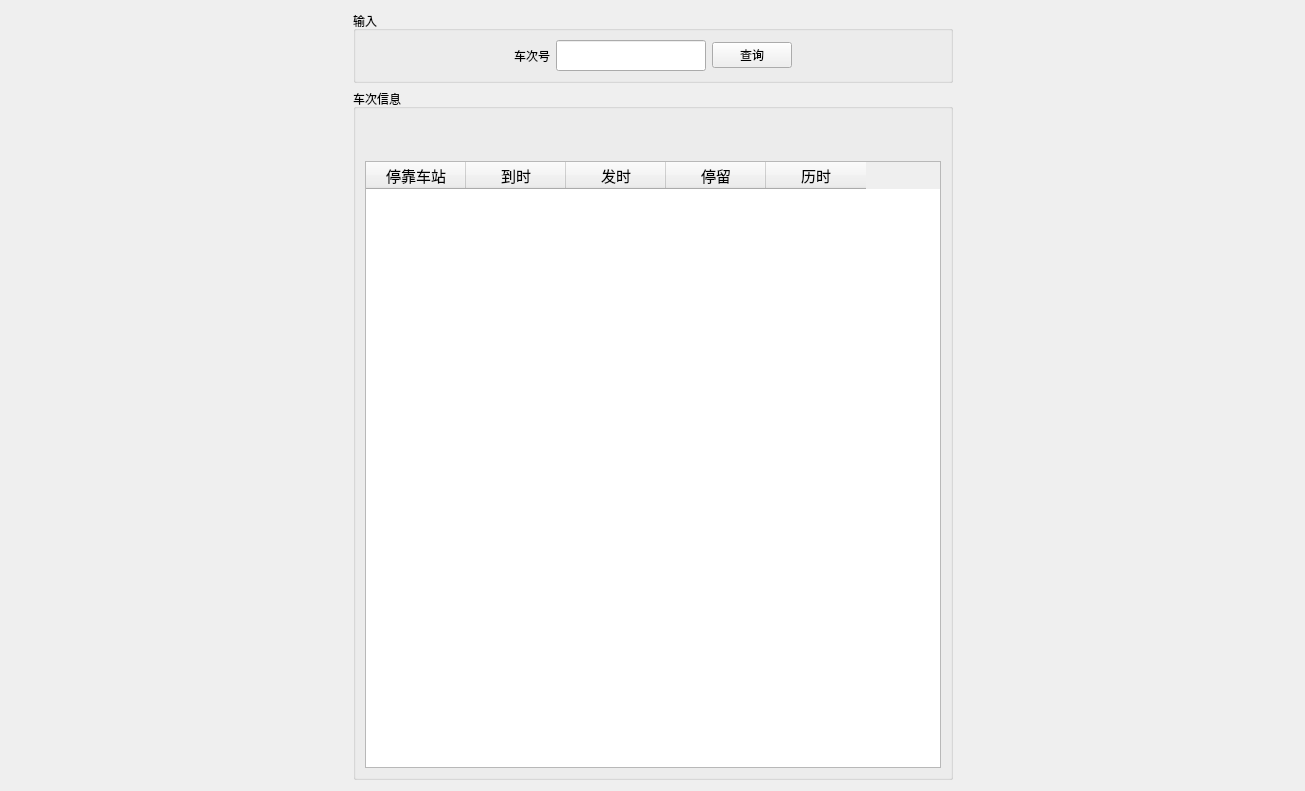
<?xml version="1.0" encoding="UTF-8"?>
<ui version="4.0">
 <class>Train</class>
 <widget class="QWidget" name="Train">
  <property name="geometry">
   <rect>
    <x>0</x>
    <y>0</y>
    <width>1305</width>
    <height>791</height>
   </rect>
  </property>
  <property name="minimumSize">
   <size>
    <width>200</width>
    <height>0</height>
   </size>
  </property>
  <property name="windowTitle">
   <string>Form</string>
  </property>
  <layout class="QGridLayout" name="gridLayout_2">
   <item row="0" column="1">
    <widget class="QGroupBox" name="groupBox">
     <property name="title">
      <string>输入</string>
     </property>
     <layout class="QGridLayout" name="gridLayout">
      <item row="0" column="0">
       <spacer name="horizontalSpacer_3">
        <property name="orientation">
         <enum>Qt::Horizontal</enum>
        </property>
        <property name="sizeHint" stdset="0">
         <size>
          <width>136</width>
          <height>20</height>
         </size>
        </property>
       </spacer>
      </item>
      <item row="0" column="1">
       <widget class="QLabel" name="label">
        <property name="text">
         <string>车次号</string>
        </property>
       </widget>
      </item>
      <item row="0" column="2">
       <widget class="QLineEdit" name="train_id_edit">
        <property name="font">
         <font>
          <family>黑体</family>
          <pointsize>12</pointsize>
         </font>
        </property>
       </widget>
      </item>
      <item row="0" column="3">
       <widget class="QPushButton" name="search_button">
        <property name="text">
         <string>查询</string>
        </property>
        <property name="icon">
         <iconset resource="qss.qrc">
          <normaloff>:/new/icon/icon/搜索.png</normaloff>:/new/icon/icon/搜索.png</iconset>
        </property>
       </widget>
      </item>
      <item row="0" column="4">
       <spacer name="horizontalSpacer_4">
        <property name="orientation">
         <enum>Qt::Horizontal</enum>
        </property>
        <property name="sizeHint" stdset="0">
         <size>
          <width>136</width>
          <height>20</height>
         </size>
        </property>
       </spacer>
      </item>
     </layout>
    </widget>
   </item>
   <item row="1" column="0">
    <spacer name="horizontalSpacer">
     <property name="orientation">
      <enum>Qt::Horizontal</enum>
     </property>
     <property name="sizeHint" stdset="0">
      <size>
       <width>335</width>
       <height>20</height>
      </size>
     </property>
    </spacer>
   </item>
   <item row="1" column="1">
    <widget class="QGroupBox" name="groupBox_2">
     <property name="minimumSize">
      <size>
       <width>600</width>
       <height>0</height>
      </size>
     </property>
     <property name="title">
      <string>车次信息</string>
     </property>
     <layout class="QGridLayout" name="gridLayout_3">
      <item row="2" column="0">
       <widget class="QTableWidget" name="train_widget">
        <property name="minimumSize">
         <size>
          <width>100</width>
          <height>0</height>
         </size>
        </property>
        <property name="font">
         <font>
          <family>黑体</family>
          <pointsize>11</pointsize>
         </font>
        </property>
        <column>
         <property name="text">
          <string>停靠车站</string>
         </property>
        </column>
        <column>
         <property name="text">
          <string>到时</string>
         </property>
        </column>
        <column>
         <property name="text">
          <string>发时</string>
         </property>
        </column>
        <column>
         <property name="text">
          <string>停留</string>
         </property>
        </column>
        <column>
         <property name="text">
          <string>历时</string>
         </property>
        </column>
       </widget>
      </item>
      <item row="1" column="0">
       <widget class="QLabel" name="train_id_label">
        <property name="minimumSize">
         <size>
          <width>0</width>
          <height>20</height>
         </size>
        </property>
        <property name="font">
         <font>
          <family>方正经黑简体</family>
          <pointsize>20</pointsize>
         </font>
        </property>
        <property name="text">
         <string/>
        </property>
        <property name="alignment">
         <set>Qt::AlignCenter</set>
        </property>
       </widget>
      </item>
     </layout>
    </widget>
   </item>
   <item row="1" column="2">
    <spacer name="horizontalSpacer_2">
     <property name="orientation">
      <enum>Qt::Horizontal</enum>
     </property>
     <property name="sizeHint" stdset="0">
      <size>
       <width>334</width>
       <height>20</height>
      </size>
     </property>
    </spacer>
   </item>
  </layout>
  <zorder>groupBox</zorder>
  <zorder>groupBox_2</zorder>
  <zorder>train_id_label</zorder>
  <zorder>horizontalSpacer</zorder>
  <zorder>horizontalSpacer_2</zorder>
 </widget>
 <resources>
  <include location="qss.qrc"/>
 </resources>
 <connections/>
</ui>
